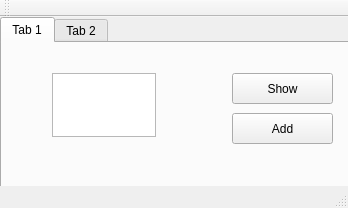
<?xml version="1.0" encoding="UTF-8"?>
<ui version="4.0">
 <class>popup_window</class>
 <widget class="QMainWindow" name="popup_window">
  <property name="geometry">
   <rect>
    <x>0</x>
    <y>0</y>
    <width>348</width>
    <height>208</height>
   </rect>
  </property>
  <property name="windowTitle">
   <string>popup_window</string>
  </property>
  <widget class="QWidget" name="centralWidget">
   <widget class="QTabWidget" name="tabWidget">
    <property name="geometry">
     <rect>
      <x>0</x>
      <y>0</y>
      <width>351</width>
      <height>181</height>
     </rect>
    </property>
    <property name="currentIndex">
     <number>0</number>
    </property>
    <widget class="QWidget" name="tab">
     <attribute name="title">
      <string>Tab 1</string>
     </attribute>
     <widget class="QPushButton" name="Add">
      <property name="geometry">
       <rect>
        <x>230</x>
        <y>70</y>
        <width>101</width>
        <height>31</height>
       </rect>
      </property>
      <property name="text">
       <string>Add</string>
      </property>
     </widget>
     <widget class="QPushButton" name="Show">
      <property name="geometry">
       <rect>
        <x>230</x>
        <y>30</y>
        <width>101</width>
        <height>31</height>
       </rect>
      </property>
      <property name="text">
       <string>Show</string>
      </property>
     </widget>
     <widget class="QTextEdit" name="textEdit">
      <property name="geometry">
       <rect>
        <x>50</x>
        <y>30</y>
        <width>104</width>
        <height>64</height>
       </rect>
      </property>
     </widget>
    </widget>
    <widget class="QWidget" name="tab_2">
     <attribute name="title">
      <string>Tab 2</string>
     </attribute>
    </widget>
   </widget>
  </widget>
  <widget class="QMenuBar" name="menuBar">
   <property name="geometry">
    <rect>
     <x>0</x>
     <y>0</y>
     <width>348</width>
     <height>17</height>
    </rect>
   </property>
  </widget>
  <widget class="QToolBar" name="mainToolBar">
   <attribute name="toolBarArea">
    <enum>TopToolBarArea</enum>
   </attribute>
   <attribute name="toolBarBreak">
    <bool>false</bool>
   </attribute>
  </widget>
  <widget class="QStatusBar" name="statusBar"/>
 </widget>
 <layoutdefault spacing="6" margin="11"/>
 <resources/>
 <connections/>
</ui>
